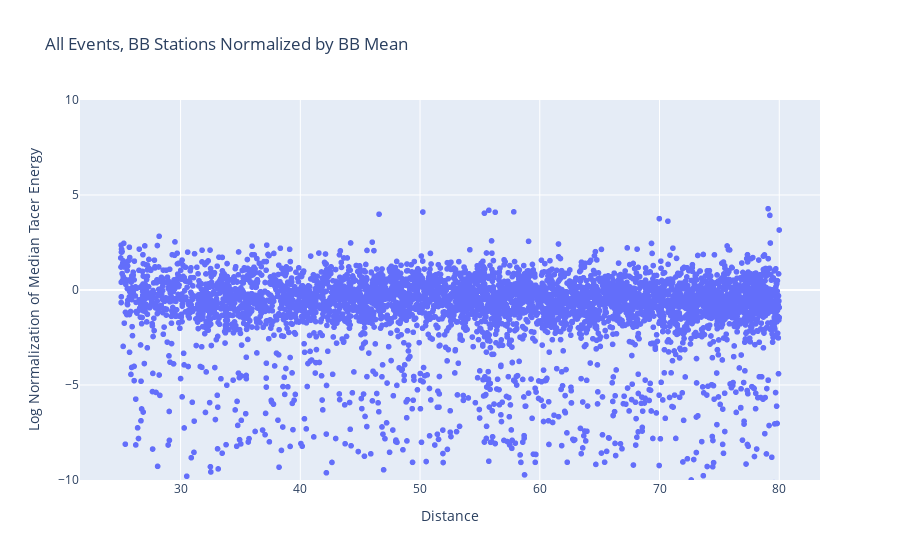

Source (notebook cell):
### Code cell
dfBBB = pd.read_pickle('BBNormMeanErgs.pkl')

distance = dfBBB['Station Distance'].tolist()
normalization = dfBBB['BB Normalization']


fig1 = px.scatter(x=distance, y=normalization, title='All Events, BB Stations Normalized by BB Mean', labels={"x":"Distance", "y":"Log Normalization of Median Tacer Energy"})
fig1.update_yaxes(range = [-10,10])
fig1

### Figure 1 — Plotly figure (JSON) as saved in the notebook; plotly's stock layout.template omitted (floating-point values rounded to 4 significant figures; data arrays with more than 128 entries replaced by an {"elided": "..."} marker saying what was removed)
{"data": [{"hovertemplate": "Distance=%{x}<br>Log Normalization of Median Tacer Energy=%{y}<extra></extra>", "legendgroup": "", "marker": {"color": "#636efa", "symbol": "circle"}, "mode": "markers", "name": "", "showlegend": false, "type": "scattergl", "x": {"elided": "5023 float values"}, "xaxis": "x", "y": {"elided": "5023 float values"}, "yaxis": "y"}], "layout": {"legend": {"tracegroupgap": 0}, "title": {"text": "All Events, BB Stations Normalized by BB Mean"}, "xaxis": {"anchor": "y", "domain": [0, 1], "title": {"text": "Distance"}}, "yaxis": {"anchor": "x", "domain": [0, 1], "range": [-10, 10], "title": {"text": "Log Normalization of Median Tacer Energy"}}}}
